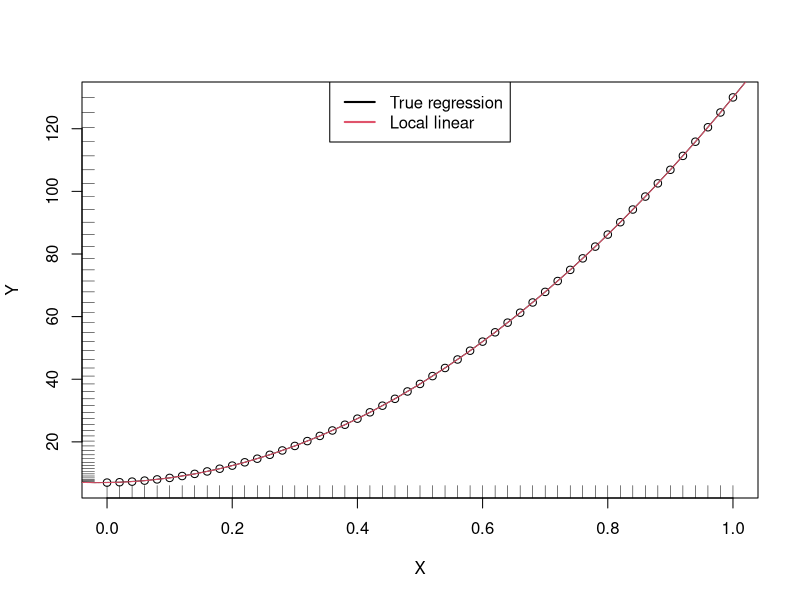

The R source for this figure:
set.seed(1)
n <- 51
eps <- rnorm(n, mean = 0, sd = 0.01)
m <- function(x) 120*(x^2) + 3*x + 7
X <- seq(from = 0, to = 1, by = 0.02)
Y <- m(X) + eps
xGrid <- seq(-10, 10, l = 500)

h <- 0.1

lp1 <- KernSmooth::locpoly(x = X, y = Y, bandwidth = h, degree = 2,
                           range.x = c(-10, 10), gridsize = 5000)

plot(X, Y)
rug(X, side = 1); rug(Y, side = 2)
lines(xGrid, m(xGrid), col = 1)
lines(lp1$x, lp1$y, col = 2)
legend("top", legend = c("True regression", "Local linear"), lwd = 2, col = 1:2)